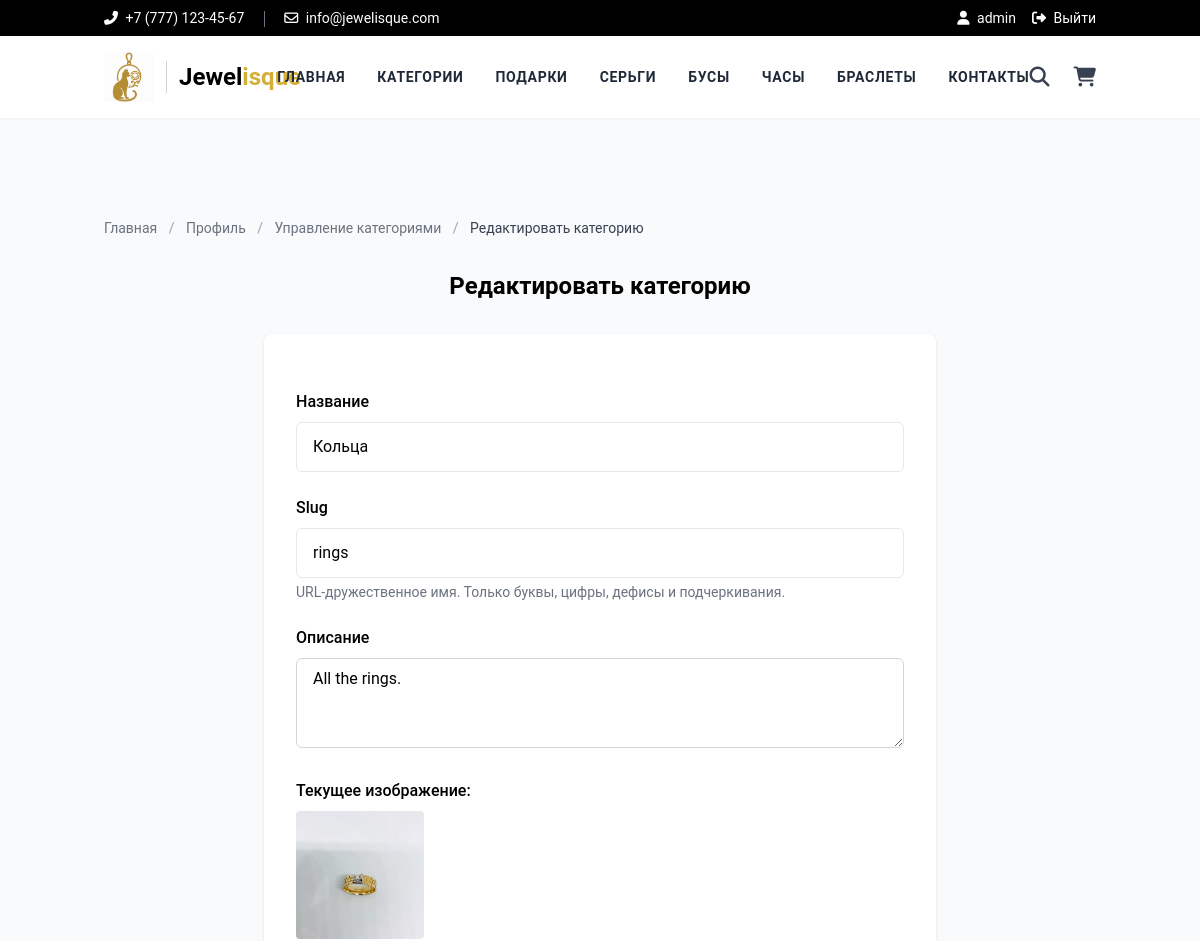
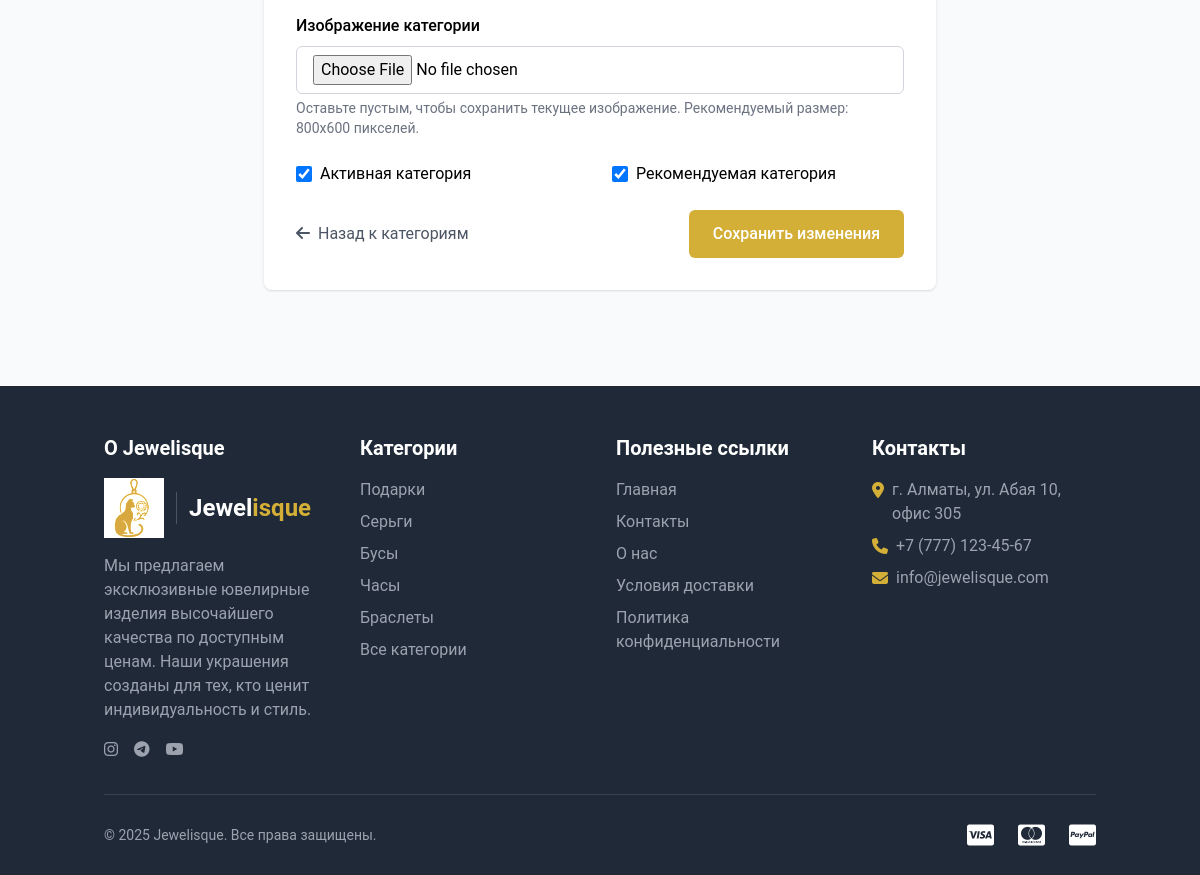
/edit-category/2/ (signed in), run on the app's committed database (2 pictures, top to bottom).
### store/models.py (models this page shows, shortened)
class Category(models.Model):
    title = models.CharField(max_length=50, verbose_name="Название категории")
    slug = models.SlugField(max_length=55, verbose_name="URL категории", unique=True)
    description = models.TextField(blank=True, verbose_name="Описание категории")
    category_image = models.ImageField(upload_to='category', blank=True, null=True, verbose_name="Изображение категории")
    is_active = models.BooleanField(verbose_name="Активна?", default=True)
    is_featured = models.BooleanField(verbose_name="Рекомендуемая?", default=False)
    created_at = models.DateTimeField(auto_now_add=True, verbose_name="Дата создания")
    updated_at = models.DateTimeField(auto_now=True, verbose_name="Дата обновления")
    class Meta:
        verbose_name_plural = 'Категории'
        ordering = ('-created_at',)
        indexes = [
            models.Index(fields=['slug']),
            models.Index(fields=['is_active']),
            models.Index(fields=['is_featured']),
        ]

### store/views.py (the view)
# urls.py: path('edit-category/<int:category_id>/', views.edit_category, name='edit-category'),
@login_required
def edit_category(request, category_id):
    if not request.user.is_superuser:
        messages.error(request, "У вас нет прав доступа к этой странице!")
        return redirect('store:profile')
    category = get_object_or_404(Category, id=category_id)
    if request.method == 'POST':
        form = CategoryForm(request.POST, request.FILES, instance=category)
        if form.is_valid():
            form.save()
            messages.success(request, 'Категория успешно обновлена!')
            return redirect('store:admin-categories')
    else:
        form = CategoryForm(instance=category)
    context = {'form': form, 'category': category}
    return render(request, 'store/edit_category.html', context)

### store/context_preprocessors.py (called while the page is built)
def store_menu(request):
    categories = Category.objects.filter(is_active=True)[:5]  # Ограничиваем до 5 категорий для меню
    return {'menu_categories': categories}

def cart_menu(request):
    if request.user.is_authenticated:
        cart_count = Cart.objects.filter(user=request.user).count()
        return {'cart_count': cart_count}
    return {'cart_count': 0}

### store/templatetags/store_tags.py (called while the page is built)
@register.simple_tag
def get_media_prefix():
    return settings.MEDIA_URL

### templates/store/edit_category.html (shortened to what this page needs)
{% extends 'base.html' %}
{% load store_tags %}
{% block content %}
<div class="container mx-auto px-4 py-12">
    <div class="text-sm mb-8">
        <a href="{% url 'store:home' %}" class="text-gray-500 hover:text-secondary">Главная</a>
        <span class="mx-2 text-gray-400">/</span>
        <a href="{% url 'store:profile' %}" class="text-gray-500 hover:text-secondary">Профиль</a>
        <span class="mx-2 text-gray-400">/</span>
        <a href="{% url 'store:admin-categories' %}" class="text-gray-500 hover:text-secondary">Управление категориями</a>
        <span class="mx-2 text-gray-400">/</span>
        <span class="text-gray-700">Редактировать категорию</span>
    </div>
    <div class="max-w-2xl mx-auto">
        <h1 class="text-2xl font-bold mb-8 text-center">Редактировать категорию</h1>
        <div class="bg-white rounded-lg shadow p-8">
            <form method="post" enctype="multipart/form-data" class="space-y-6">
                <div>
                    <label for="{{ form.title.id_for_label }}" class="block mb-2 font-medium">{{ form.title.label }}</label>
                    {{ form.title }}
                </div>
                <div>
                    <label for="{{ form.slug.id_for_label }}" class="block mb-2 font-medium">{{ form.slug.label }}</label>
                    {{ form.slug }}
                    <p class="text-gray-500 text-sm mt-1">URL-дружественное имя. Только буквы, цифры, дефисы и подчеркивания.</p>
                </div>
                <div>
                    <label for="{{ form.description.id_for_label }}" class="block mb-2 font-medium">{{ form.description.label }}</label>
                    {{ form.description }}
                </div>
                <div>
                    {% if category.category_image %}
                    <div class="mb-4">
                        <p class="block mb-2 font-medium">Текущее изображение:</p>
                        <img src="{{ category.category_image.url }}" alt="{{ category.title }}" class="w-32 h-32 object-cover rounded">
                    </div>
                    {% endif %}
                    <label for="{{ form.category_image.id_for_label }}" class="block mb-2 font-medium">{{ form.category_image.label }}</label>
                    {{ form.category_image }}
                    <p class="text-gray-500 text-sm mt-1">Оставьте пустым, чтобы сохранить текущее изображение. Рекомендуемый размер: 800x600 пикселей.</p>
                </div>
                <div class="grid grid-cols-1 md:grid-cols-2 gap-6">
                    <div class="flex items-center">
                        {{ form.is_active }}
                        <label for="{{ form.is_active.id_for_label }}" class="ml-2">{{ form.is_active.label }}</label>
                    </div>
                    <div class="flex items-center">
                        {{ form.is_featured }}
                        <label for="{{ form.is_featured.id_for_label }}" class="ml-2">{{ form.is_featured.label }}</label>
                    </div>
                </div>
                <div class="flex items-center justify-between">
                    <a href="{% url 'store:admin-categories' %}" class="text-gray-600 hover:text-secondary">
                        <i class="fas fa-arrow-left mr-1"></i> Назад к категориям
                    </a>
                    <button type="submit" class="px-6 py-3 bg-secondary text-white font-medium rounded-md hover:bg-opacity-90 transition">
                        Сохранить изменения
                    </button>
                </div>
            </form>
        </div>
    </div>
</div>
{% endblock %}

### templates/base.html (shortened to what this page needs)
<!DOCTYPE html>
<html lang="ru">
<head>
    {% load static %}
    {% load store_tags %}
    <link rel="stylesheet" href="{% static 'css/styles.css' %}">
    <link rel="stylesheet" href="https://cdnjs.cloudflare.com/ajax/libs/font-awesome/6.4.0/css/all.min.css">
    <link rel="stylesheet" href="{% static 'css/base_style.css' %}">
    <script src="https://cdn.tailwindcss.com"></script>
</head>
<body class="bg-gray-50 flex flex-col min-h-screen">
    <header class="bg-white shadow-sm fixed top-0 left-0 right-0 w-full z-50">
        <div class="bg-black text-white py-2">
            <div class="container mx-auto px-4 flex justify-between items-center text-sm">
                <div>
                    <span><i class="fas fa-phone-alt mr-1"></i> +7 (777) 123-45-67</span>
                    <span><i class="far fa-envelope mr-1"></i> info@jewelisque.com</span>
                </div>
                <div class="flex items-center">
                    {% if request.user.is_authenticated %}
                    <a href="{% url 'store:profile' %}" class="mr-4 hover:text-secondary transition">
                        <i class="fas fa-user mr-1"></i> {{ request.user.username }}
                    </a>
                    <a href="{% url 'store:logout' %}" class="hover:text-secondary transition">
                        <i class="fas fa-sign-out-alt mr-1"></i> Выйти
                    </a>
                    {% endif %}
                </div>
            </div>
        </div>
        <div class="container mx-auto px-4">
            <div class="flex justify-between items-center py-4">
                <a href="{% url 'store:home' %}" class="flex items-center">
                    <img src="{% get_media_prefix %}logo/logo.png" alt="Jewelisque" class="logo-img">
                    <span class="site-title">Jewel<span class="gold-text">isque</span></span>
                </a>
                <nav class="hidden md:flex space-x-8 text-sm font-bold">
                    <a href="{% url 'store:home' %}" class="nav-link text-gray-800 hover:text-secondary transition hover:scale-105">Главная</a>
                    <a href="{% url 'store:all-categories' %}" class="nav-link text-gray-800 hover:text-secondary transition hover:scale-105">Категории</a>
                    {% for category in menu_categories %}
                    <a href="{% url 'store:category-products' category.slug %}" class="nav-link text-gray-800 hover:text-secondary transition hover:scale-105">{{ category.title }}</a>
                    {% endfor %}
                    <a href="{% url 'store:contacts' %}" class="nav-link text-gray-800 hover:text-secondary transition hover:scale-105">Контакты</a>
                </nav>
                <div class="flex items-center space-x-6">
                    <button id="search-toggle" class="text-gray-700 hover:text-secondary transition">
                        <i class="fas fa-search text-xl"></i>
                    </button>
                    <a href="{% url 'store:cart' %}" class="text-gray-700 hover:text-secondary transition relative">
                        <i class="fas fa-shopping-cart text-xl"></i>
                    </a>
                </div>
            </div>
        </div>
    </header>
    <main class="flex-grow mt-[170px]">
        {% block content %}{% endblock %}
    </main>
    <footer class="bg-gray-800 text-white pt-12 pb-6 mt-12">
        <div class="container mx-auto px-4">
            <div class="grid grid-cols-1 md:grid-cols-4 gap-8 mb-8">
                <div>
                    <h3 class="text-xl font-bold mb-4">О Jewelisque</h3>
                    <div class="mb-4 flex items-center">
                        <img src="{% get_media_prefix %}logo/logo.png" alt="Jewelisque" class="footer-logo">
                        <span class="site-title text-white">Jewel<span class="gold-text">isque</span></span>
                    </div>
                    <p class="text-gray-400 mb-4">Мы предлагаем эксклюзивные ювелирные изделия высочайшего качества по доступным ценам. Наши украшения созданы для тех, кто ценит индивидуальность и стиль.</p>
                    <div class="flex space-x-4">
                        <a href="https://instagram.com" target="_blank" class="text-gray-400 hover:text-secondary transition">
                            <i class="fab fa-instagram"></i>
                        </a>
                        <a href="https://t.me" target="_blank" class="text-gray-400 hover:text-secondary transition">
                            <i class="fab fa-telegram"></i>
                        </a>
                        <a href="https://youtube.com" target="_blank" class="text-gray-400 hover:text-secondary transition">
                            <i class="fab fa-youtube"></i>
                        </a>
                    </div>
                </div>
                <div>
                    <h3 class="text-xl font-bold mb-4">Категории</h3>
                    <ul class="space-y-2">
                        {% for category in menu_categories %}
                        <li>
                            <a href="{% url 'store:category-products' category.slug %}" class="text-gray-400 hover:text-secondary transition">{{ category.title }}</a>
                        </li>
                        {% endfor %}
                        <li>
                            <a href="{% url 'store:all-categories' %}" class="text-gray-400 hover:text-secondary transition">Все категории</a>
                        </li>
                    </ul>
                </div>
                <div>
                    <h3 class="text-xl font-bold mb-4">Полезные ссылки</h3>
                    <ul class="space-y-2">
                        <li>
                            <a href="{% url 'store:home' %}" class="text-gray-400 hover:text-secondary transition">Главная</a>
                        </li>
                        <li>
                            <a href="{% url 'store:contacts' %}" class="text-gray-400 hover:text-secondary transition">Контакты</a>
                        </li>
                        <li>
                            <a href="{% url 'store:about' %}" class="text-gray-400 hover:text-secondary transition">О нас</a>
                        </li>
                        <li>
                            <a href="{% url 'store:shipping' %}" class="text-gray-400 hover:text-secondary transition">Условия доставки</a>
                        </li>
                        <li>
                            <a href="{% url 'store:privacy' %}" class="text-gray-400 hover:text-secondary transition">Политика конфиденциальности</a>
                        </li>
                    </ul>
                </div>
                <div>
                    <h3 class="text-xl font-bold mb-4">Контакты</h3>
                    <ul class="space-y-2">
                        <li class="flex items-start">
                            <i class="fas fa-map-marker-alt mt-1 mr-2 text-secondary"></i>
                            <span class="text-gray-400">г. Алматы, ул. Абая 10, офис 305</span>
                        </li>
                        <li class="flex items-start">
                            <i class="fas fa-phone mt-1 mr-2 text-secondary"></i>
                            <span class="text-gray-400">+7 (777) 123-45-67</span>
                        </li>
                        <li class="flex items-start">
                            <i class="fas fa-envelope mt-1 mr-2 text-secondary"></i>
                            <span class="text-gray-400">info@jewelisque.com</span>
                        </li>
                    </ul>
                </div>
            </div>
            <div class="border-t border-gray-700 pt-6">
                <div class="flex flex-col md:flex-row justify-between items-center">
                    <p class="text-gray-400 text-sm mb-4 md:mb-0">© 2025 Jewelisque. Все права защищены.</p>
                    <div class="flex space-x-6">
                        <i class="fab fa-cc-visa text-white text-2xl" title="Visa"></i>
                        <i class="fab fa-cc-mastercard text-white text-2xl" title="Mastercard"></i>
                        <i class="fab fa-cc-paypal text-white text-2xl" title="PayPal"></i>
                    </div>
                </div>
            </div>
        </div>
    </footer>
</body>
</html>

### static/css/styles.css (style rules this page uses)
body { font-family: 'Roboto', sans-serif; }
.gold-text { color: #D4AF37; }
.nav-link { position: relative; text-transform: uppercase; letter-spacing: 0.05em; }
.nav-link::after { content: ''; position: absolute; width: 0; height: 2px; bottom: -2px; left: 0; background-color: #D4AF37; transition: width 0.3s ease; }
input[type="text"], input[type="email"], input[type="password"], input[type="number"], textarea { width: 100%; padding: 0.75rem 1rem; border: 1px solid #E5E7EB; border-radius: 0.375rem; font-size: 1rem; outline: none; transition: border-color 0.3s ease, box-shadow 0.3s ease; }

### static/css/base_style.css (style rules this page uses)
body { font-family: 'Roboto', sans-serif; }
.nav-link { position: relative; text-transform: uppercase; letter-spacing: 0.05em; }
.nav-link::after { content: ''; position: absolute; width: 0; height: 2px; bottom: -2px; left: 0; background-color: #D4AF37; transition: width 0.3s; }
.gold-text { color: #D4AF37; }
.logo-img { height: auto; max-height: 50px; transition: transform 0.3s ease; }
.site-title { font-size: 1.5rem; font-weight: bold; white-space: nowrap; }
.footer-logo { filter: brightness(1.2); max-height: 60px; margin-bottom: 0; }

### data on the page
Category: title "ПОДАРКИ", title "Подарки"
Category: title "СЕРЬГИ", title "Серьги"
Category: title "БУСЫ", title "Бусы"
Category: title "ЧАСЫ", title "Часы"
Category: title "БРАСЛЕТЫ", title "Браслеты"
Category: title "Кольца", slug "rings", description "All the rings.", category_image (picture), is_active "☑", is_featured "☑"

### other printed values
{{ request.user.username }} "admin"
